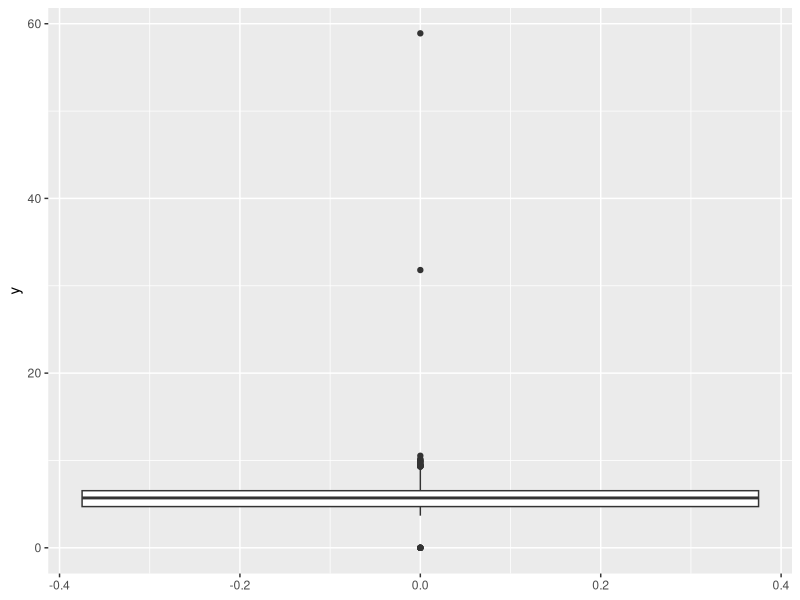
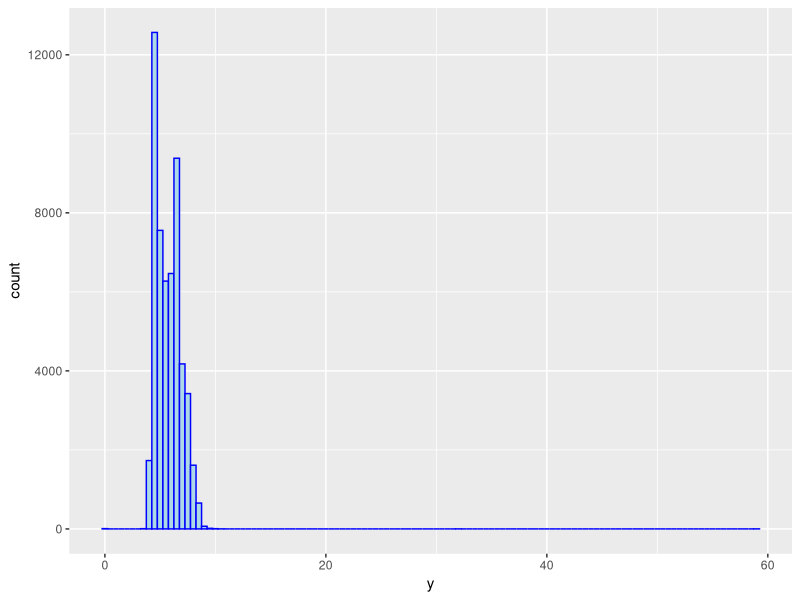
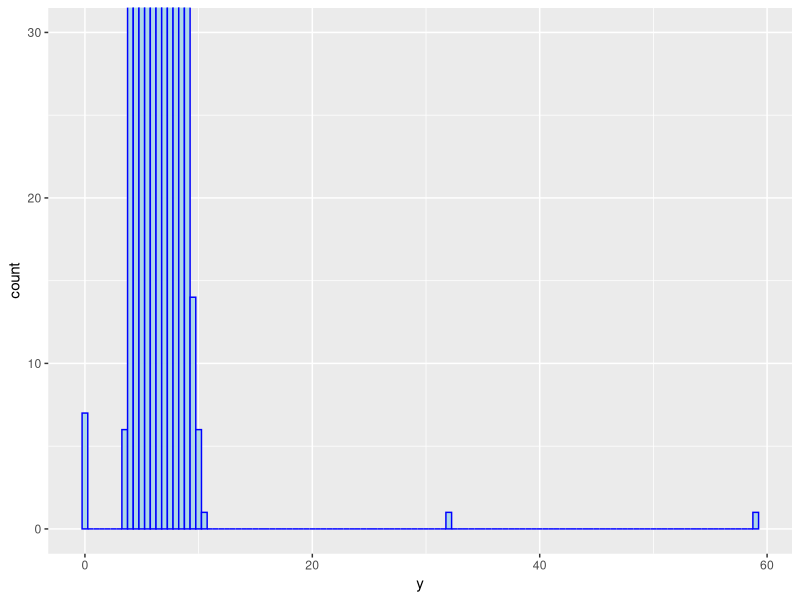

Reproduce these figures in R, in order. (Note: this script raises an error after producing the figures.)
## ---- chunk 1
# To use this link: 
# https://bookdown.dongzhuoer.com/hadley/ggplot2-book/diamonds
# https://rstudio-pubs-static.s3.amazonaws.com/1102821_c6a2d74a699f4c049e8b1892600105c6.html
## ---- chunk 2
library(ggplot2)  # Load ggplot2 package
data(diamonds)    # Load diamonds dataset
## ---- chunk 3
str(diamonds)   
## ---- chunk 4
ggplot(data = diamonds) +
    geom_boxplot(mapping = aes(y = y))
## ---- chunk 5
ggplot(data = diamonds) +
    geom_histogram(aes(x = y), binwidth = 0.5, color = 'blue', fill = "lightblue")
## ---- chunk 6
ggplot(data = diamonds) +
    geom_histogram(mapping = aes(x = y), binwidth = 0.5, color = 'blue', fill = "lightblue") + 
    coord_cartesian(ylim = c(0, 30))
## ---- chunk 7
diamonds_2 <- mutate(diamonds, y = ifelse(y == 0 | y > 30, NA, y))
## ---- chunk 8
summary(diamonds_2$y)
## ---- chunk 9
diamonds_2$y <- impute(diamonds_2$y, "random")
## ---- chunk 10
ggplot(data = diamonds) +
  geom_histogram(mapping = aes(x = carat), bins = 30,
                 color = 'blue', fill = "lightblue") +
  ggtitle("Histogram for `carat` without scaling") + 
  xlab("Values for variable `carat`")

ggplot(data = diamonds) +
  geom_histogram(mapping = aes(x = minmax(carat)), bins = 30,
                 color = 'blue', fill = "lightblue") +
  ggtitle("Histogram for `carat` with Min-Max Scaling") + 
  xlab("Values for variable `carat`")
## ---- chunk 11
ggplot(data = diamonds) +
  geom_histogram(mapping = aes(x = carat), bins = 30,
                 color = 'blue', fill = "lightblue") +
  ggtitle("Histogram for `carat` without scaling") + 
  xlab("Values for variable `carat`")

ggplot(data = diamonds) +
  geom_histogram(mapping = aes(x = zscore(carat)), bins = 30,
                 color = 'blue', fill = "lightblue") +
  ggtitle("Histogram for `carat` with Z-score Scaling") + 
  xlab("Values for variable `carat`")
## ---- chunk 12
# Example: Ordinal encoding for `cut`
diamonds <- diamonds %>%
  mutate(cut_encoded = as.integer(factor(cut, levels = c("Fair", "Good", "Very Good", "Premium", "Ideal"))))

# Example: One-hot encoding for `color`
diamonds <- diamonds %>%
  mutate(
    color_D = ifelse(color == "D", 1, 0),
    color_E = ifelse(color == "E", 1, 0),
    color_F = ifelse(color == "F", 1, 0),
    color_G = ifelse(color == "G", 1, 0),
    color_H = ifelse(color == "H", 1, 0),
    color_I = ifelse(color == "I", 1, 0),
    color_J = ifelse(color == "J", 1, 0)
  )
